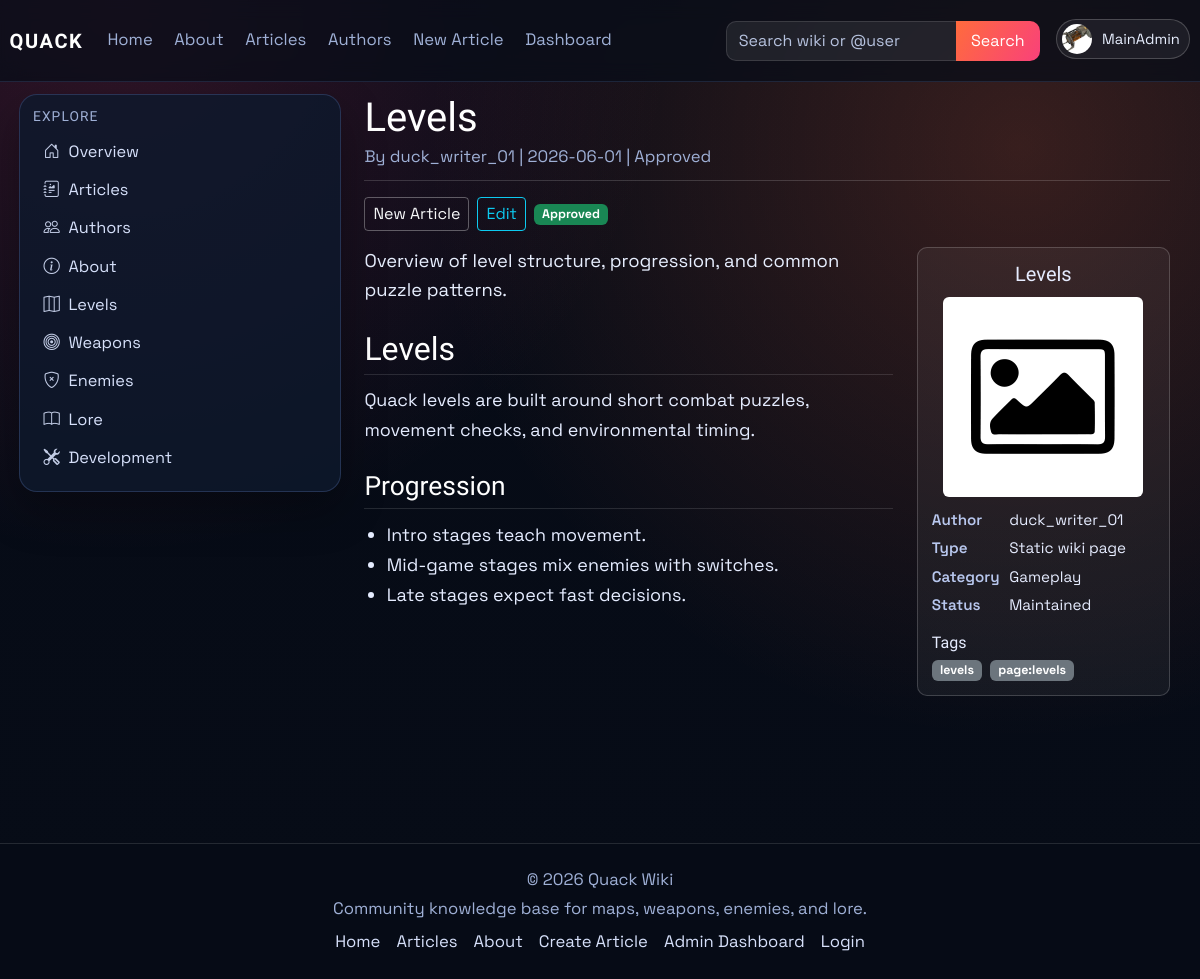
Page /wiki/levels (signed in) on the committed database.
### models.py (models this page shows, shortened)
class User(db.Model, UserMixin):
    id = db.Column(db.Integer, primary_key=True)
    username = db.Column(db.String(120), unique=True, nullable=False)
    email = db.Column(db.String(120), unique=True, nullable=False)
    password_hash = db.Column(db.String(128), nullable=False)
    profile_image_url = db.Column(db.String(120), nullable=True)
    public_display_name = db.Column(db.String(80), nullable=True)
    public_bio = db.Column(db.Text, nullable=True)
    created_at = db.Column(db.DateTime, default=datetime.utcnow)
    role = db.Column(db.String(30), default='user')
    is_archived = db.Column(db.Boolean, default=False, nullable=False)
    archived_at = db.Column(db.DateTime, nullable=True)

class Article(db.Model):
    id = db.Column(db.Integer, primary_key=True)
    title = db.Column(db.String(120), unique=True, nullable=False)
    author = db.Column(db.String(120), nullable=False)
    created_at = db.Column(db.DateTime, default=datetime.utcnow)
    image_url = db.Column(db.String(120), default='default.png')
    summary = db.Column(db.Text)
    content = db.Column(db.Text, nullable=False)
    infobox_data = db.Column(db.Text, nullable=True)
    tags = db.Column(db.JSON, default=list)
    status = db.Column(db.String(20), default='pending', nullable=False)
    approved_by = db.Column(db.String(120), nullable=True)
    approved_at = db.Column(db.DateTime, nullable=True)
    is_archived = db.Column(db.Boolean, default=False, nullable=False)
    archived_at = db.Column(db.DateTime, nullable=True)

### main.py (the view)
@app.route('/wiki/<tag>')
def tagged_article(tag):
    article_obj = find_published_article_by_tag(tag)
    if article_obj:
        return render_article_page(article_obj)
    flash(f'No published article found for tag: {tag}', 'info')
    return redirect(url_for('articles'))

### main.py (called while the page is built)
def get_site_settings():
    settings = SiteSettings.query.get(1)
    if not settings:
        settings = SiteSettings(id=1)
        db.session.add(settings)
        db.session.commit()
    return settings

@app.context_processor
def inject_site_settings():
    return {'site_settings': get_site_settings()}

@login_manager.user_loader
def load_user(user_id):
    user = User.query.get(int(user_id))
    if user and user.is_archived:
        return None
    return user

def _inline_markdown(text: str) -> str:
    code_spans = []
    def stash_code(match):
        code_spans.append(f"<code>{html.escape(match.group(1))}</code>")
        return f"@@CODE{len(code_spans) - 1}@@"
    text = re.sub(r'`([^`]+)`', stash_code, text)
    text = html.escape(text)
    text = re.sub(
        r'\[([^\]]+)\]\((https?://[^\s)]+)\)',
        r'<a href="\2" target="_blank" rel="noopener noreferrer">\1</a>',
        text,
    )
    text = re.sub(r'\*\*([^*]+)\*\*', r'<strong>\1</strong>', text)
    text = re.sub(r'(?<!\*)\*([^*]+)\*(?!\*)', r'<em>\1</em>', text)
    for index, code_html in enumerate(code_spans):
        text = text.replace(f"@@CODE{index}@@", code_html)
    return text

def article_public_url(article_obj: Article) -> str:
    if article_has_tag(article_obj, static_page_tag('about-us')):
        return url_for('about')
    return url_for('article', article_title=article_obj.title)

def article_is_public(article_obj: Article) -> bool:
    if not article_obj or article_obj.is_archived or article_obj.status != 'approved':
        return False
    author = User.query.filter_by(username=article_obj.author).first()
    return bool(author and not author.is_archived)

def static_page_tag(page_key: str) -> str:
    return f"page:{page_key.strip().lower()}"

def article_has_tag(article_obj: Article, tag_name: str) -> bool:
    wanted = tag_name.strip().lower()
    return any(str(tag).strip().lower() == wanted for tag in (article_obj.tags or []))

def find_published_article_by_tag(tag_name: str):
    page_tag = static_page_tag(tag_name)
    candidates = Article.query.filter(
        Article.is_archived.is_(False),
        func.lower(func.trim(Article.status)) == 'approved',
    ).order_by(Article.created_at.desc()).all()
    return next(
        (
            article_obj
            for article_obj in candidates
            if article_is_public(article_obj) and article_has_tag(article_obj, page_tag)
        ),
        None,
    )

### templates/article.html (shortened to what this page needs)
{% extends "_base.html" %}
{% block content %}
<div class="container-fluid px-0 article-wiki">
    <header class="article-header mb-3">
        <h1 class="article-title">{{ article.title or "Untitled" }}</h1>
        <p class="article-meta mb-0">
            By
            {% if author_user %}
            <a href="{{ url_for('public_profile', username=author_user.username) }}">{{ author_user.public_display_name or author_user.username }}</a>
            {% else %}
            {{ article.author or "Unknown" }}
            {% endif %}
            {% if article.created_at %}| {{ article.created_at.strftime('%Y-%m-%d') }}{% endif %}
            {% if article.status %}| {{ article.status|title }}{% endif %}
        </p>
    </header>
    <div class="article-toolbar d-flex gap-2 mb-3 flex-wrap">
        {% if article.title|lower != 'about-us' %}
        <a href="{{ url_for('create_article') }}" class="btn btn-outline-light btn-sm">New Article</a>
        {% endif %}
        {% if can_edit %}
        <a href="{{ url_for('edit_article', article_id=article.id) }}" class="btn btn-outline-info btn-sm">Edit</a>
        {% endif %}
        {% if current_user.is_authenticated and current_user.role in ['admin'] %}
            {% if article.status == 'approved' %}
            <span class="badge bg-success align-self-center">Approved</span>
            {% elif article.status == 'declined' %}
            <span class="badge bg-danger align-self-center">Declined</span>
            {% endif %}
        {% endif %}
    </div>
    <div class="row g-4 align-items-start">
        <div class="col-xl-8">
            {% if article.summary %}
            <p class="article-lead">{{ article.summary }}</p>
            {% endif %}
            <section class="article-body">
                {{ rendered_content | safe }}
            </section>
        </div>
        <aside class="col-xl-4">
            <section class="article-infobox">
                <h5 class="infobox-title">{{ article.title }}</h5>
                <div class="infobox-image-wrap">
                    {% if article.image_url and article.image_url.startswith('http') %}
                    <img src="{{ article.image_url }}" class="infobox-image rounded" alt="{{ article.title }} image">
                    {% elif article.image_url %}
                    <img src="{{ url_for('static', filename='img/' ~ article.image_url) }}" class="infobox-image rounded" alt="{{ article.title }} image">
                    {% else %}
                    <div class="image-placeholder mb-2">No image</div>
                    {% endif %}
                </div>
                <div class="infobox-grid">
                    <div class="infobox-label">Author</div>
                    <div>
                        {% if author_user %}
                        <a href="{{ url_for('public_profile', username=author_user.username) }}">{{ author_user.public_display_name or author_user.username }}</a>
                        {% else %}
                        {{ article.author or "Unknown" }}
                        {% endif %}
                    </div>
                    {% for label, value in infobox_rows %}
                    {% if label|lower != 'author' %}
                    <div class="infobox-label">{{ label }}</div>
                    <div>{{ value }}</div>
                    {% endif %}
                    {% endfor %}
                </div>
                {% if article.tags %}
                <h6 class="mt-3 mb-2">Tags</h6>
                <div class="d-flex gap-2 flex-wrap">
                    {% for tag in article.tags %}
                    <span class="badge bg-secondary">{{ tag }}</span>
                    {% endfor %}
                </div>
                {% endif %}
            </section>
        </aside>
    </div>
</div>
{% endblock %}

### templates/partials/tag_link.html
{% macro tag_article_link(tag, label, icon='', class_name='') -%}
<a href="{{ url_for('about') if tag == 'about-us' else url_for('tagged_article', tag=tag) }}"{% if class_name %} class="{{ class_name }}"{% endif %}>
    {% if icon %}<i class="{{ icon }} sidebar-icon"></i>{% endif %}{{ label }}
</a>
{%- endmacro %}

### templates/partials/navbar.html (shortened to what this page needs)
{% from "partials/tag_link.html" import tag_article_link %}
<nav class="navbar navbar-expand-lg main-nav">
    <div class="container-fluid nav-wrap">
        <a class="navbar-brand brand-mark" href="{{ url_for('index') }}">QUACK</a>
        <div class="collapse navbar-collapse" id="navbarNav">
            <ul class="navbar-nav me-auto nav-links">
                <li class="nav-item"><a class="nav-link" href="{{ url_for('index') }}">Home</a></li>
                <li class="nav-item">{{ tag_article_link('about-us', 'About', class_name='nav-link') }}</li>
                <li class="nav-item"><a class="nav-link" href="{{ url_for('articles') }}">Articles</a></li>
                <li class="nav-item"><a class="nav-link" href="{{ url_for('authors') }}">Authors</a></li>
                <li class="nav-item"><a class="nav-link" href="{{ url_for('create_article') }}">New Article</a></li>
                {% if current_user.is_authenticated and current_user.role == "admin" %}
                <li class="nav-item"><a class="nav-link" href="{{ url_for('dashboard_users') }}">Dashboard</a></li>
                {% elif current_user.is_authenticated and current_user.role == "writer" %}
                <li class="nav-item"><a class="nav-link" href="{{ url_for('dashboard_articles') }}">Articles</a></li>
                {% endif %}
            </ul>
            <ul class="navbar-nav ms-auto align-items-lg-center nav-tools">
                <li class="nav-item nav-search-wrap">
                    <form class="nav-search" method="GET" action="{{ url_for('site_search') }}">
                        {% set nav_query = request.args.get('q', '') %}
                        {% if request.endpoint == 'authors' and request.args.get('all') == '1' and nav_query %}
                            {% set nav_query = '@' ~ nav_query %}
                        {% elif request.endpoint not in ['articles', 'authors'] %}
                            {% set nav_query = '' %}
                        {% endif %}
                        <input class="form-control" type="search" name="q" value="{{ nav_query }}" placeholder="Search wiki or @user">
                        <button class="btn btn-brand" type="submit">Search</button>
                    </form>
                </li>
                {% if current_user.is_authenticated %}
                <li class="nav-item dropdown ms-lg-3">
                    <a class="profile-trigger" href="#" role="button" data-bs-toggle="dropdown" aria-expanded="false">
                        {% if current_user.profile_image_url %}
                        <img class="profile-avatar profile-avatar-img" src="{{ url_for('static', filename='img/' ~ current_user.profile_image_url) }}" alt="{{ current_user.username }} profile picture">
                        {% else %}
                        <span class="profile-avatar">{{ current_user.username[0]|upper }}</span>
                        {% endif %}
                        <span class="profile-name">{{ current_user.username }}</span>
                    </a>
                </li>
                {% else %}
                <li class="nav-item ms-lg-3">
                    <a class="btn btn-outline-light nav-login-btn" href="{{ url_for('login') }}">Login</a>
                </li>
                {% endif %}
            </ul>
        </div>
    </div>
</nav>

### rows in the picture
User: profile_image_url (picture), username "MainAdmin"
Article: title "Levels", created_at "2026-06-01", status "Approved", summary "Overview of level structure, progression, and common puzzle patterns.", title "Levels Quack levels are built around short combat puzzles, movement checks, and environmental timing. Progression Intro stages teach movement. Mid-game stages mix enemies with switches. Late stages expect fast decisions.", image_url (placeholder picture)
Article: title "Weapons"
Article: title "Enemies"
Article: title "Lore"
User: public_display_name+username "duck_writer_01"

### other values in the picture
{{ label }} "About About Development About"
{{ label }} "Type" "Category" "Status"
{{ value }} "Static wiki page" "Gameplay" "Maintained"
{{ tag }} "levels" "page:levels"
